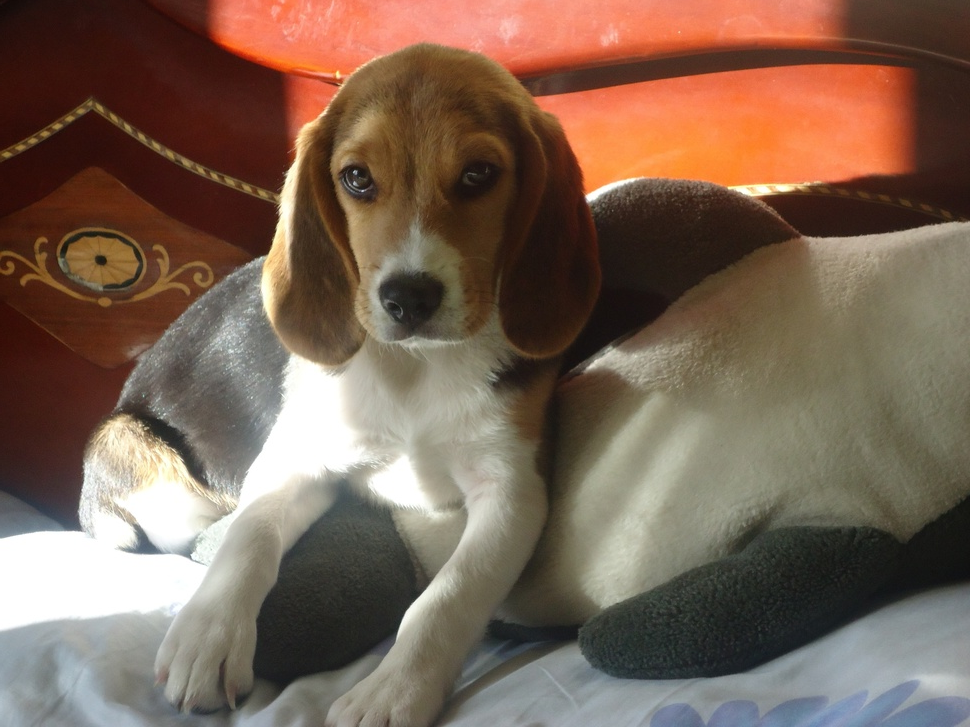
#> input picture D.JPG, 970 x 727 px, shrunk from 4320 x 3240 before the run
$ jupyter execute 'Promediar y Difuminar.ipynb'
#> lines starting #> are read from the running program, lines starting #| are printed output that depends on the picture
[cell 1]
import cv2 #Libreria de OpenCV.
import numpy as np #Libreria Numerica de Python.
import matplotlib.pyplot as plt #Libreria para mostrar Graficos o imagenes.
from PIL import Image

[cell 2]
I = cv2.imread('D.JPG') #Subir imagen en formato BGR.
#> I is the input picture: shape (727, 970, 3); mean B, G, R 84.3, 99.9, 122.6
Iv2 = cv2.cvtColor(I, cv2.COLOR_BGR2RGB) #Cambiar formato de la imagen de BGR a RGB.

[cell 3]
plt.imshow(Iv2) #Mostrar imagen en formato RGB

[cell 4]
Promediar = np.ones((6,6),np.float32)/25 #Promedia los pixeles de la imagen para modificar el ruido de la imagen.

Iv3 = cv2.filter2D(Iv2,-1,Promediar) #Agrega el promedio de pixeles anterior a la imagen.
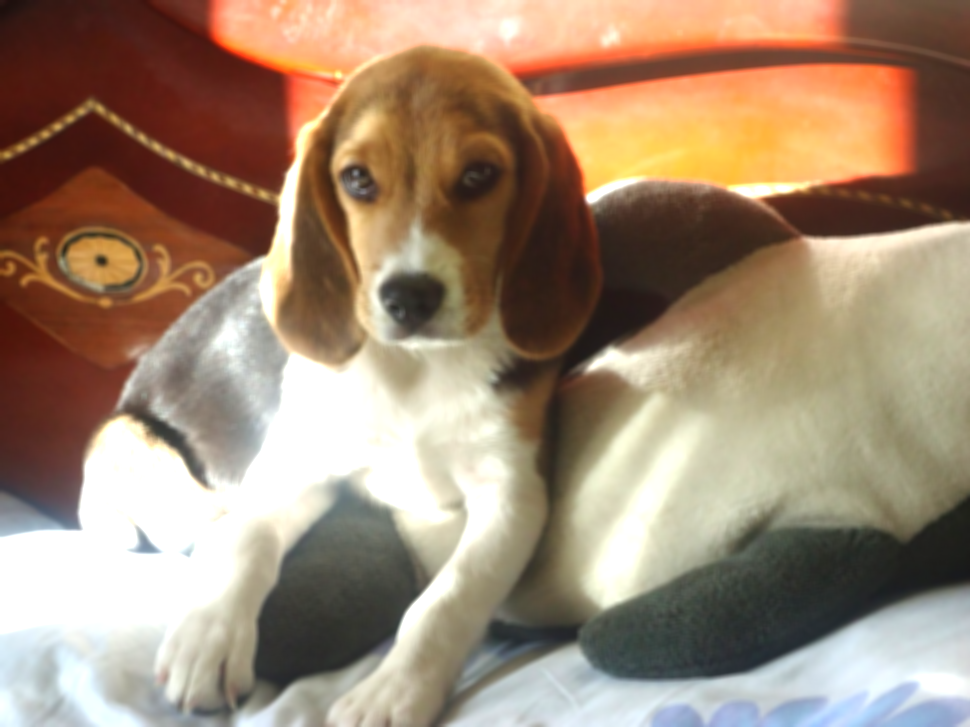
#> Iv3: shape (727, 970, 3); mean R, G, B 159.8, 137.1, 115.6

plt.imshow(Iv3) #Mostrar imagen con un ruido modificado.

[cell 5]
Difuminar = cv2.blur(Iv2,(50,50)) #Difumina los pixeles de la imagen.
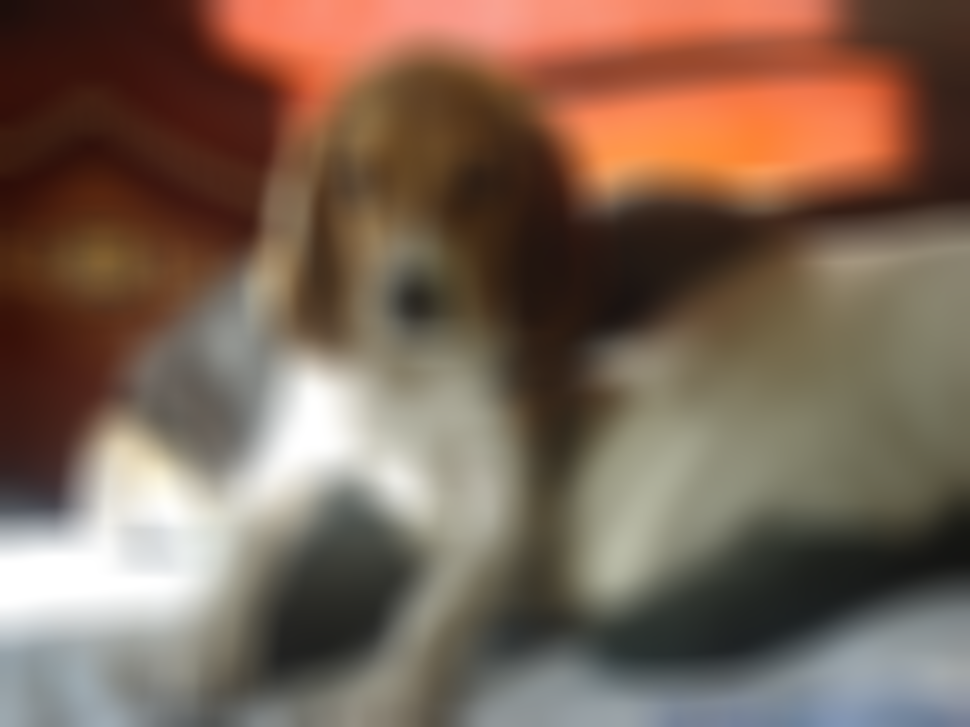
#> Difuminar: shape (727, 970, 3); mean R, G, B 122.6, 99.8, 84.2

plt.imshow(Difuminar) #Mostrar imagen con difuminado.
